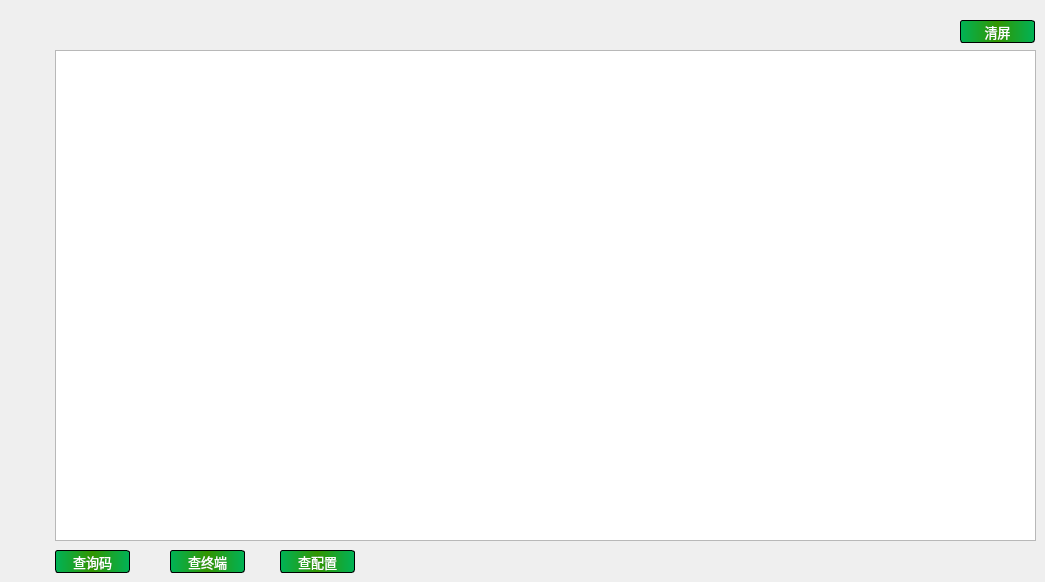
    <widget class="QWidget" name="tab_3">
     <attribute name="icon">
      <iconset resource="ico.qrc">
       <normaloff>:/icon/sjk.png</normaloff>:/icon/sjk.png</iconset>
     </attribute>
     <attribute name="title">
      <string>生产数据</string>
     </attribute>
     <widget class="QTextEdit" name="textEdit_2">
      <property name="geometry">
       <rect>
        <x>55</x>
        <y>50</y>
        <width>981</width>
        <height>491</height>
       </rect>
      </property>
      <property name="font">
       <font>
        <family>微软雅黑</family>
       </font>
      </property>
      <property name="styleSheet">
       <string notr="true"/>
      </property>
      <property name="html">
       <string>&lt;!DOCTYPE HTML PUBLIC &quot;-//W3C//DTD HTML 4.0//EN&quot; &quot;http://www.w3.org/TR/REC-html40/strict.dtd&quot;&gt;
&lt;html&gt;&lt;head&gt;&lt;meta name=&quot;qrichtext&quot; content=&quot;1&quot; /&gt;&lt;style type=&quot;text/css&quot;&gt;
p, li { white-space: pre-wrap; }
&lt;/style&gt;&lt;/head&gt;&lt;body style=&quot; font-family:'微软雅黑'; font-size:9pt; font-weight:400; font-style:normal;&quot;&gt;
&lt;p style=&quot;-qt-paragraph-type:empty; margin-top:0px; margin-bottom:0px; margin-left:0px; margin-right:0px; -qt-block-indent:0; text-indent:0px; font-family:'SimSun';&quot;&gt;&lt;br /&gt;&lt;/p&gt;&lt;/body&gt;&lt;/html&gt;</string>
      </property>
     </widget>
     <widget class="QPushButton" name="pushButton_3">
      <property name="geometry">
       <rect>
        <x>960</x>
        <y>20</y>
        <width>75</width>
        <height>23</height>
       </rect>
      </property>
      <property name="font">
       <font>
        <family>微软雅黑</family>
        <pointsize>10</pointsize>
        <weight>9</weight>
        <italic>false</italic>
        <bold>false</bold>
       </font>
      </property>
      <property name="styleSheet">
       <string notr="true">QPushButton{  
    border-radius:3px ;
    font: 75 10pt &quot;微软雅黑&quot;;	
	background-color: qlineargradient(x1:0, y1:0, x2:1, y2:0,stop:0 rgb(0, 179, 87),stop:0.5 rgb(50, 149, 0),stop:1 rgb(0,179, 87));
    color: rgb(255, 255, 255);
	border: 0.5px solid ;
}

QPushButton:hover{
	background-color: rgb(132, 132, 132);
}
QPushButton:pressed{
	background-color: rgb(63, 63, 63);
}</string>
      </property>
      <property name="text">
       <string>清屏</string>
      </property>
     </widget>
     <widget class="QPushButton" name="chaxun_30ma">
      <property name="geometry">
       <rect>
        <x>55</x>
        <y>550</y>
        <width>75</width>
        <height>23</height>
       </rect>
      </property>
      <property name="font">
       <font>
        <family>微软雅黑</family>
        <pointsize>10</pointsize>
        <weight>9</weight>
        <italic>false</italic>
        <bold>false</bold>
       </font>
      </property>
      <property name="styleSheet">
       <string notr="true">QPushButton{  
    border-radius:3px ;
    font: 75 10pt &quot;微软雅黑&quot;;	
	background-color: qlineargradient(x1:0, y1:0, x2:1, y2:0,stop:0 rgb(0, 179, 87),stop:0.5 rgb(50, 149, 0),stop:1 rgb(0,179, 87));
    color: rgb(255, 255, 255);
	border: 0.5px solid ;
}

QPushButton:hover{
	background-color: rgb(132, 132, 132);
}
QPushButton:pressed{
	background-color: rgb(63, 63, 63);
}</string>
      </property>
      <property name="text">
       <string>查询码</string>
      </property>
     </widget>
     <widget class="QPushButton" name="chaxun_socket">
      <property name="geometry">
       <rect>
        <x>170</x>
        <y>550</y>
        <width>75</width>
        <height>23</height>
       </rect>
      </property>
      <property name="font">
       <font>
        <family>微软雅黑</family>
        <pointsize>10</pointsize>
        <weight>9</weight>
        <italic>false</italic>
        <bold>false</bold>
       </font>
      </property>
      <property name="styleSheet">
       <string notr="true">QPushButton{  
    border-radius:3px ;
    font: 75 10pt &quot;微软雅黑&quot;;	
	background-color: qlineargradient(x1:0, y1:0, x2:1, y2:0,stop:0 rgb(0, 179, 87),stop:0.5 rgb(50, 149, 0),stop:1 rgb(0,179, 87));
    color: rgb(255, 255, 255);
	border: 0.5px solid ;
}

QPushButton:hover{
	background-color: rgb(132, 132, 132);
}
QPushButton:pressed{
	background-color: rgb(63, 63, 63);
}</string>
      </property>
      <property name="text">
       <string>查终端</string>
      </property>
     </widget>
     <widget class="QPushButton" name="chaxun_peizhi">
      <property name="geometry">
       <rect>
        <x>280</x>
        <y>550</y>
        <width>75</width>
        <height>23</height>
       </rect>
      </property>
      <property name="font">
       <font>
        <family>微软雅黑</family>
        <pointsize>10</pointsize>
        <weight>9</weight>
        <italic>false</italic>
        <bold>false</bold>
       </font>
      </property>
      <property name="styleSheet">
       <string notr="true">QPushButton{  
    border-radius:3px ;
    font: 75 10pt &quot;微软雅黑&quot;;	
	background-color: qlineargradient(x1:0, y1:0, x2:1, y2:0,stop:0 rgb(0, 179, 87),stop:0.5 rgb(50, 149, 0),stop:1 rgb(0,179, 87));
    color: rgb(255, 255, 255);
	border: 0.5px solid ;
}

QPushButton:hover{
	background-color: rgb(132, 132, 132);
}
QPushButton:pressed{
	background-color: rgb(63, 63, 63);
}</string>
      </property>
      <property name="text">
       <string>查配置</string>
      </property>
     </widget>
    </widget>
